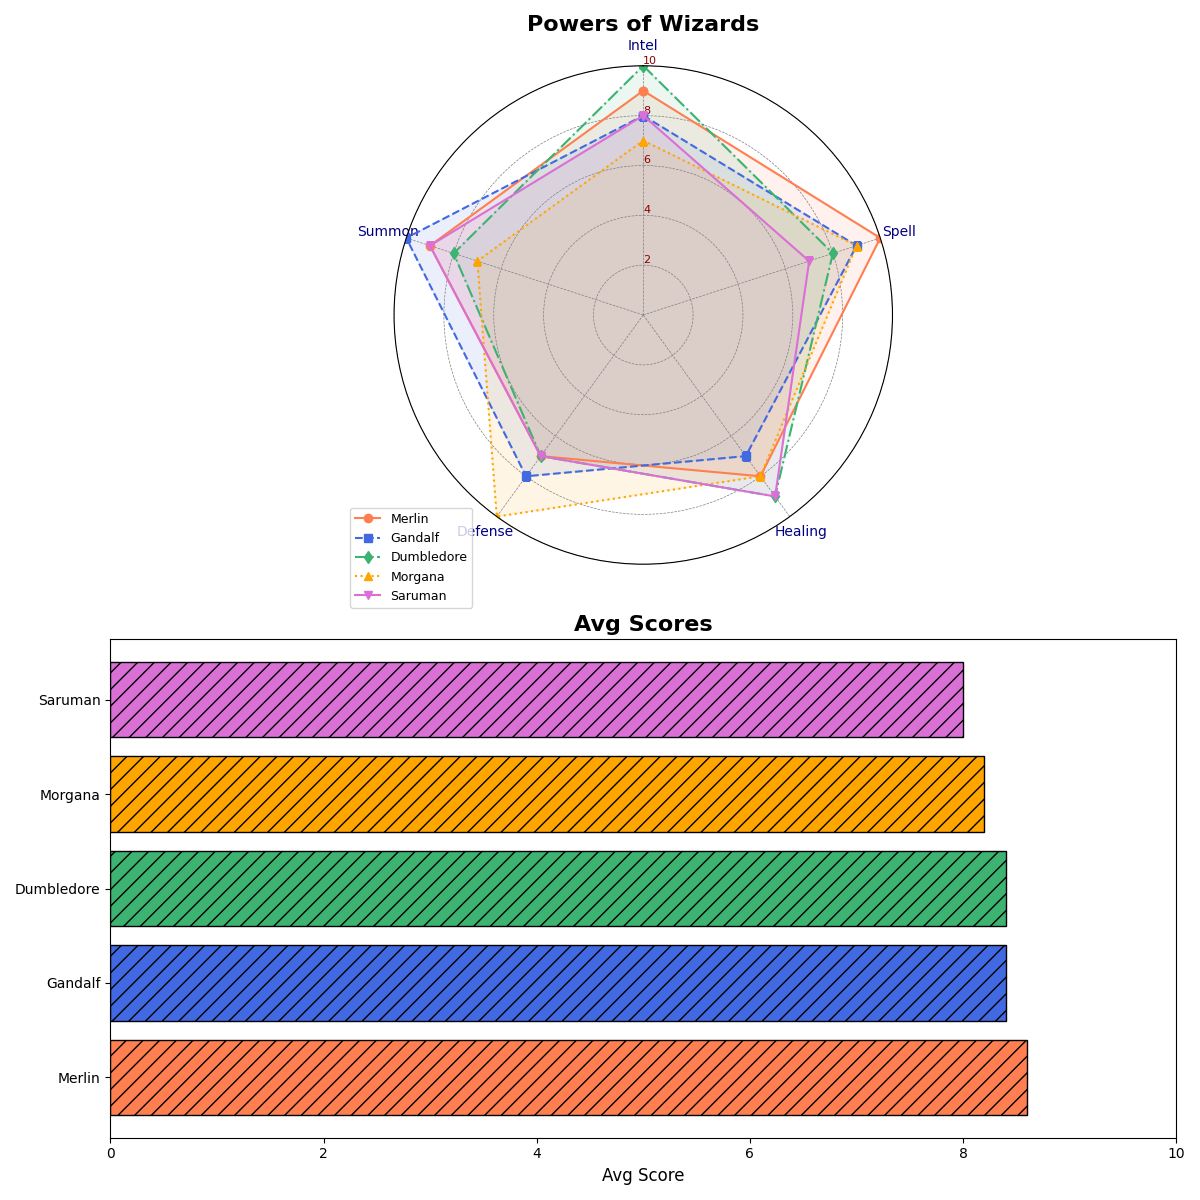

Source code (Python):
import numpy as np
import matplotlib.pyplot as plt

categories = ['Intel', 'Spell', 'Healing', 'Defense', 'Summon']
num_vars = len(categories)

wizards = {
    'Merlin': [9, 10, 8, 7, 9],
    'Gandalf': [8, 9, 7, 8, 10],
    'Dumbledore': [10, 8, 9, 7, 8],
    'Morgana': [7, 9, 8, 10, 7],
    'Saruman': [8, 7, 9, 7, 9]
}

for wizard in wizards:
    wizards[wizard] += wizards[wizard][:1]

angles = np.linspace(0, 2 * np.pi, num_vars, endpoint=False).tolist()
angles += angles[:1]

fig, axs = plt.subplots(2, 1, figsize=(12, 12), subplot_kw={'polar': True})

ax = axs[0]
ax.set_theta_offset(np.pi / 2)
ax.set_theta_direction(-1)
ax.set_xticks(angles[:-1])
ax.set_xticklabels(categories, color='navy', size=10)
ax.set_rlabel_position(0)
ax.set_yticks([2, 4, 6, 8, 10])
ax.set_yticklabels(["2", "4", "6", "8", "10"], color="darkred", size=8)
ax.set_ylim(0, 10)

# Changed the color scheme
new_colors = ['coral', 'royalblue', 'mediumseagreen', 'orange', 'orchid']
markers = ['o', 's', 'd', '^', 'v']
linestyles = ['-', '--', '-.', ':', '-']

for i, (wizard, score) in enumerate(wizards.items()):
    ax.plot(angles, score, linewidth=1.5, linestyle=linestyles[i], label=wizard, color=new_colors[i], marker=markers[i])
    ax.fill(angles, score, color=new_colors[i], alpha=0.1)

ax.set_title("Powers of Wizards", size=16, weight='extra bold')
ax.grid(color='gray', linestyle='--', linewidth=0.5)

fig.delaxes(axs[1])
ax2 = fig.add_subplot(2, 1, 2)

average_scores = {wizard: np.mean(wizards[wizard][:-1]) for wizard in wizards}
ax2.barh(list(average_scores.keys()), list(average_scores.values()), color=new_colors, edgecolor='black', hatch='//')
ax2.set_xlim(0, 10)
ax2.set_title("Avg Scores", size=16, weight='bold')
ax2.set_xlabel('Avg Score', size=12)
ax2.set_yticklabels(average_scores.keys(), fontsize=10)

ax.legend(loc='lower left', bbox_to_anchor=(-0.1, -0.1), fontsize=9)

plt.tight_layout()
plt.show()
